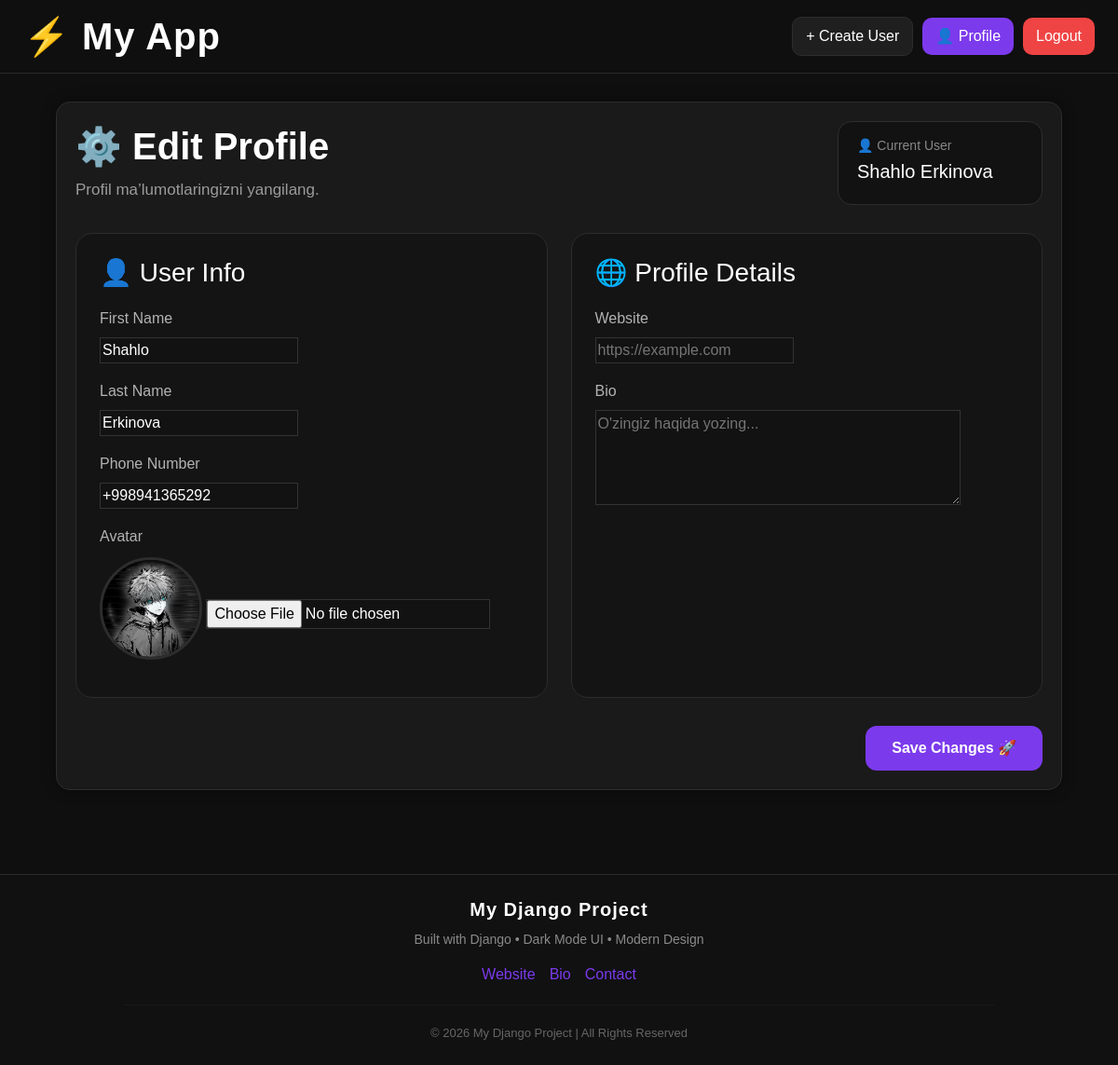
Screenshot of /profile/edit/ (signed in) with the database file from the repository.
### user/models.py (models this page shows, shortened)
class CustomUser(AbstractUser):
    username = None
    email = models.EmailField(unique=True)
    USERNAME_FIELD = 'email'
    REQUIRED_FIELDS = ['first_name','last_name']
    phone_number=models.CharField(max_length=30,blank=False,null=False)
    avatar=models.ImageField(upload_to='images/',default='images/default.jpg',blank=True,null=False)
    slug=models.SlugField(blank=True, null=False,unique=True)
    created_at=models.DateTimeField(auto_now_add=True,blank=True,null=False)
    objects = CustomUserManager() #     `manager ulash

class UserProfile(models.Model):
    user = models.OneToOneField(
        CustomUser,
        on_delete=models.CASCADE,
        related_name='profile'
    )
    bio = models.TextField(blank=True)
    website = models.URLField(blank=True)

### user/views.py (the view, shortened to what this page needs)
# urls.py: path('profile/edit/', views.profile_edit_view,name='profile_edit'),
@login_required
def profile_edit_view(request):
    user_form=  ProfileUpdateForm(instance=request.user)
    profile_form = UserProfileUpdateForm(instance=request.user.profile)
    context = {
        'user_form':user_form,
        'profile_form':profile_form,
    }
    return render(request,'profile_edit.html',context)

### user/forms.py
class ProfileUpdateForm(forms.ModelForm):
    first_name= forms.CharField(
        max_length=100,
        widget=forms.TextInput(attrs={
            'class': 'form-input',
            'placeholder': 'Ismingiz'
        })
    )
    last_name=forms.CharField(
        max_length=100,
        widget=forms.TextInput(attrs={
            'class': 'form-input',
            'placeholder': 'Familiyangiz'
        })
    )
    phone_number=forms.CharField(
        max_length=100,
        required=False,
        widget=forms.TextInput(attrs={
            'class':'form-input',
            'placeholder': '+998 94 136 52 92'
        })
    )
    avatar=forms.ImageField(
        required=False,
        widget=forms.FileInput(attrs={
            'class':'form-file',
            'accept':'image/*'
        })
        )
    class Meta:
        model = CustomUser
        fields= ['first_name','last_name','phone_number','avatar']

class UserProfileUpdateForm(forms.ModelForm):
    bio = forms.CharField(
        required=False,
        widget=forms.Textarea(attrs={
            'class':'form-input',
            'placeholder':'O\'zingiz haqida yozing...',
            'rows': 4
        })
    )
    website = forms.URLField(
        required=False,
        widget=forms.URLInput(attrs={
            'class':'form-input',
            'placeholder':'https://example.com',
        })
    )
    class Meta:
        model = UserProfile
        fields = ['bio','website']

### templates/profile_edit.html (shortened to what this page needs)
{% extends 'base.html' %}
{% block content %}
<div class="dark-card">
    <div style="
        display:flex;
        justify-content:space-between;
        align-items:center;
        flex-wrap:wrap;
        gap:20px;
        margin-bottom:30px;
    ">
        <div>
            <h1 style="
                font-size:40px;
                font-weight:bold;
                margin-bottom:10px;
            ">
                ⚙️ Edit Profile
            </h1>
            <p style="
                color:#9b9b9b;
                font-size:17px;
                margin:0;
            ">
                Profil ma’lumotlaringizni yangilang.
            </p>
        </div>
        <div style="
            background:#121212;
            border:1px solid #2e2e2e;
            padding:15px 20px;
            border-radius:15px;
            min-width:220px;
        ">
            <p style="
                margin:0;
                color:#888;
                font-size:14px;
            ">
                👤 Current User
            </p>
            <h5 style="
                margin-top:5px;
                color:white;
            ">
                {{ request.user.first_name }} {{ request.user.last_name }}
            </h5>
        </div>
    </div>
    <form method="POST" enctype="multipart/form-data">
        <div style="
            display:grid;
            grid-template-columns:repeat(auto-fit,minmax(300px,1fr));
            gap:25px;
        ">
            <div style="
                background:#141414;
                border:1px solid #2c2c2c;
                border-radius:18px;
                padding:25px;
            ">
                <h3 style="
                    margin-bottom:20px;
                    color:white;
                ">
                    👤 User Info
                </h3>
                <div style="margin-bottom:18px;">
                    <label style="
                        display:block;
                        margin-bottom:8px;
                        color:#b3b3b3;
                    ">
                        First Name
                    </label>
                    {{ user_form.first_name }}
                </div>
                <div style="margin-bottom:18px;">
                    <label style="
                        display:block;
                        margin-bottom:8px;
                        color:#b3b3b3;
                    ">
                        Last Name
                    </label>
                    {{ user_form.last_name }}
                </div>
                <div style="margin-bottom:18px;">
                    <label style="
                        display:block;
                        margin-bottom:8px;
                        color:#b3b3b3;
                    ">
                        Phone Number
                    </label>
                    {{ user_form.phone_number }}
                </div>
                <div>
                    <label style="
                        display:block;
                        margin-bottom:10px;
                        color:#b3b3b3;
                    ">
                        Avatar
                    </label>
                    {% if request.user.avatar %}
                        <img
                            src="{{ request.user.avatar.url }}"
                            width="110"
                            height="110"
                            style="
                                object-fit:cover;
                                border-radius:50%;
                                margin-bottom:15px;
                                border:3px solid #2d2d2d;
                            "
                        >
                    {% endif %}
                    {{ user_form.avatar }}
                </div>
            </div>
            <div style="
                background:#141414;
                border:1px solid #2c2c2c;
                border-radius:18px;
                padding:25px;
            ">
                <h3 style="
                    margin-bottom:20px;
                    color:white;
                ">
                    🌐 Profile Details
                </h3>
                <div style="margin-bottom:18px;">
                    <label style="
                        display:block;
                        margin-bottom:8px;
                        color:#b3b3b3;
                    ">
                        Website
                    </label>
                    {{ profile_form.website }}
                </div>
                <div>
                    <label style="
                        display:block;
                        margin-bottom:8px;
                        color:#b3b3b3;
                    ">
                        Bio
                    </label>
                    {{ profile_form.bio }}
                </div>
            </div>
        </div>
        <div style="
            margin-top:30px;
            display:flex;
            justify-content:flex-end;
        ">
            <button type="submit"
                    style="
                        background:#7c3aed;
                        border:none;
                        color:white;
                        padding:12px 28px;
                        border-radius:12px;
                        font-weight:bold;
                        cursor:pointer;
                        transition:0.3s;
                    ">
                Save Changes 🚀
            </button>
        </div>
    </form>
</div>
{% endblock %}

### templates/base.html (style rules this page uses)
body { background:#0f0f0f; color:white; font-family:Arial, Helvetica, sans-serif; min-height:100vh; }
.dark-card { background:#1a1a1a; border:1px solid #2d2d2d; border-radius:15px; padding:20px; box-shadow:0 0 15px rgba(0,0,0,0.4); }
input, textarea { background:#121212 !important; border:1px solid #333 !important; color:white !important; }

### rows the page displays
CustomUser: user.first_name "Shahlo", user.last_name "Erkinova", first_name "Shahlo", last_name "Erkinova", phone_number "+998941365292", user.avatar (picture)
